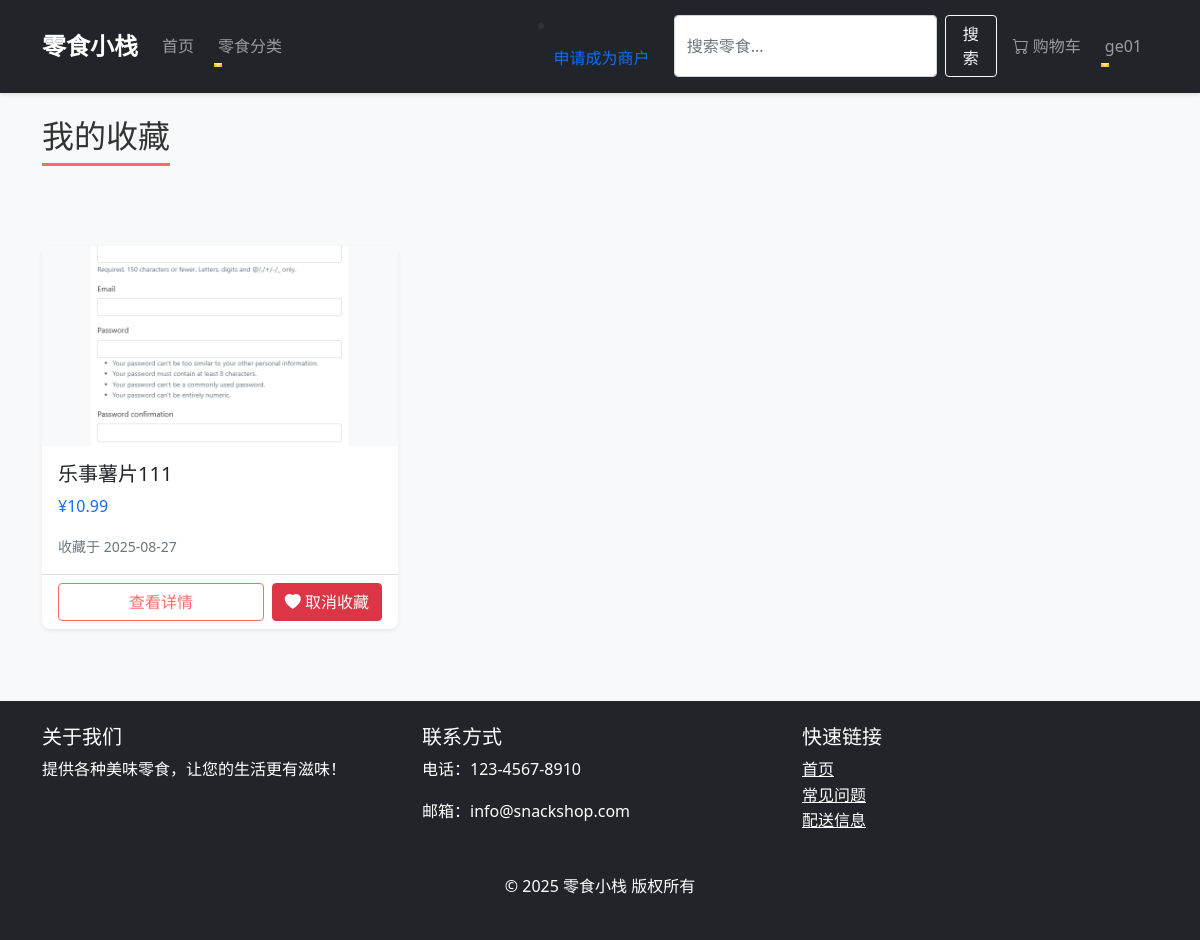
The app's page /accounts/favorites/ (signed in) with its own data.
### accounts/models.py (models this page shows, shortened)
class Favorite(models.Model):
    user = models.ForeignKey(settings.AUTH_USER_MODEL, on_delete=models.CASCADE, related_name='favorites')
    product = models.ForeignKey(Product, on_delete=models.CASCADE, related_name='favorited_by')
    created_at = models.DateTimeField(auto_now_add=True)
    class Meta:
        verbose_name = '收藏'
        verbose_name_plural = '收藏'
        unique_together = ('user', 'product')  # 确保用户不会重复收藏同一商品

### products/models.py (models this page shows, shortened)
class Product(models.Model):
    category = models.ForeignKey(Category, related_name='products', on_delete=models.CASCADE, verbose_name="所属类别")
    name = models.CharField(max_length=200, verbose_name="产品名称")
    slug = models.SlugField(max_length=200, unique_for_date='created_at', verbose_name="URL别名")
    image = models.ImageField(upload_to='products/', blank=True, verbose_name="产品图片")
    description = models.TextField(blank=True, verbose_name="产品描述")
    price = models.DecimalField(max_digits=10, decimal_places=2, verbose_name="价格")
    stock = models.PositiveIntegerField(verbose_name="库存数量")
    available = models.BooleanField(default=True, verbose_name="是否上架")
    created_at = models.DateTimeField(auto_now_add=True, verbose_name="创建时间")
    updated_at = models.DateTimeField(auto_now=True, verbose_name="更新时间")
    merchant = models.ForeignKey(
        User,
        on_delete=models.CASCADE,
        related_name='merchant_products',
        null=True,
        blank=True,
        verbose_name="所属商户"
    )
    class Meta:
        ordering = ['name']
        verbose_name = '零食产品'
        verbose_name_plural = '零食产品'
        indexes = [
            models.Index(fields=['id', 'slug']),
            models.Index(fields=['name']),
        ]
    def get_absolute_url(self):
        return reverse('products:product_detail',
                       args=[self.id, self.slug])

### accounts/views.py (the view)
# urls.py: path('favorites/', views.favorite_list, name='favorite_list'),
@login_required
def favorite_list(request):
    favorites = Favorite.objects.filter(user=request.user).select_related('product').order_by('-created_at')
    return render(request, 'accounts/favorites.html', {
        'favorites': favorites,
        'title': '我的收藏'
    })

### cart/context_processors.py (called while the page is built, shortened)
def cart(request):
    cart_obj = None
    try:
        if request.user.is_authenticated:
            carts = Cart.objects.filter(user=request.user).order_by('-updated_at')
            if len(carts) > 1:
                for cart in carts[1:]:
                    cart.delete()
                cart_obj = carts[0]
            else:
                cart_obj, created = Cart.objects.get_or_create(user=request.user)
    except MultipleObjectsReturned:
        if request.user.is_authenticated:
            Cart.objects.filter(user=request.user).exclude(id=carts.first().id).delete()
            cart_obj = carts.first()
        else:
            Cart.objects.filter(session_id=session_id).exclude(id=carts.first().id).delete()
            cart_obj = carts.first()
    return {'cart': cart_obj}

### templates/accounts/favorites.html (shortened to what this page needs)
{% extends "base.html" %}
{% block content %}
    <h2 class="page-title">我的收藏</h2>
    {% if favorites %}
        <div class="row row-cols-1 row-cols-md-3 g-4 mt-4">
            {% for favorite in favorites %}
                {% with product=favorite.product %}
                <div class="col">
                    <div class="card h-100 shadow-sm">
                        {% if product.image %}
                            <img src="{{ product.image.url }}" alt="{{ product.name }}" class="card-img-top" style="height: 200px; object-fit: cover;">
                        {% else %}
                            <img src="https://picsum.photos/seed/{{ product.id }}/300/200" alt="{{ product.name }}" class="card-img-top" style="height: 200px; object-fit: cover;">
                        {% endif %}
                        <div class="card-body">
                            <h5 class="card-title">
                                <a href="{{ product.get_absolute_url }}" class="text-decoration-none text-dark">{{ product.name|truncatechars:20 }}</a>
                            </h5>
                            <p class="card-text text-primary">¥{{ product.price }}</p>
                            <p class="card-text text-muted small">收藏于 {{ favorite.created_at|date:"Y-m-d" }}</p>
                        </div>
                        <div class="card-footer bg-transparent">
                            <div class="d-flex gap-2">
                                <a href="{{ product.get_absolute_url }}" class="btn btn-outline-primary flex-fill">查看详情</a>
                                <a href="{% url 'accounts:favorite_toggle' product.id %}" class="btn btn-danger">
                                    <i class="bi bi-heart-fill"></i> 取消收藏
                                </a>
                            </div>
                        </div>
                    </div>
                </div>
                {% endwith %}
            {% endfor %}
        </div>
    {% else %}
        <div class="alert alert-info mt-4">
            <h4>您还没有收藏任何商品</h4>
            <p>快去浏览喜欢的零食并收藏吧！</p>
            <a href="{% url 'home' %}" class="btn btn-primary mt-2">浏览零食</a>
        </div>
    {% endif %}
{% endblock %}

### templates/base.html (shortened to what this page needs)
<!DOCTYPE html>
<html lang="zh-CN">
<head>
    <link href="https://cdn.jsdelivr.net/npm/bootstrap@5.1.3/dist/css/bootstrap.min.css" rel="stylesheet">
    {% load static %}
    <link rel="stylesheet" href="{% static 'css/style.css' %}">
</head>
<body>
    <nav class="navbar navbar-expand-lg navbar-dark bg-dark">
        <div class="container">
            <a class="navbar-brand" href="{% url 'home' %}">零食小栈</a>
            <div class="collapse navbar-collapse" id="navbarNav">
                <ul class="navbar-nav me-auto">
                    <li class="nav-item">
                        <a class="nav-link" href="{% url 'home' %}">首页</a>
                    </li>
                    <li class="nav-item dropdown">
                        <a class="nav-link dropdown-toggle" href="#" id="navbarDropdown" role="button" data-bs-toggle="dropdown">
                            零食分类
                        </a>
                    </li>
                </ul>
                {% if user.is_authenticated %}
                    {% if user.profile.is_merchant %}
                        <li class="nav-item">
                            <a class="nav-link" href="{% url 'products:product_create' %}">发布商品</a>
                        </li>
                        <li class="nav-item">
                            <a class="nav-link" href="{% url 'products:merchant_products' %}">我的商品</a>
                        </li>
                    {% elif not user.profile.merchant_application %}
                        <li class="nav-item">
                            <a class="nav-link" href="{% url 'accounts:merchant_apply' %}">申请成为商户</a>
                        </li>
                    {% endif %}
                {% endif %}
                <form class="d-flex me-2" action="{% url 'products:product_list' %}" method="get">
                    <input class="form-control me-2" type="search" name="search"
                           placeholder="搜索零食..." aria-label="Search"
                           value="{{ request.GET.search|default:'' }}">
                    <button class="btn btn-outline-light" type="submit">搜索</button>
                </form>
                <ul class="navbar-nav">
                    <li class="nav-item">
                        <a class="nav-link" href="{% url 'cart:cart_detail' %}">
                            <i class="bi bi-cart"></i> 购物车
                        </a>
                    </li>
                    {% if user.is_authenticated %}
                        <li class="nav-item dropdown">
                            <a class="nav-link dropdown-toggle" href="#" id="userDropdown" role="button" data-bs-toggle="dropdown">
                                {{ user.username }}
                            </a>
                        </li>
                    {% endif %}
                </ul>
            </div>
        </div>
    </nav>
    <main class="container py-4">
        {% block content %}{% endblock %}
    </main>
    <footer class="bg-dark text-white py-4 mt-5">
        <div class="container">
            <div class="row">
                <div class="col-md-4">
                    <h5>关于我们</h5>
                    <p>提供各种美味零食，让您的生活更有滋味！</p>
                </div>
                <div class="col-md-4">
                    <h5>联系方式</h5>
                    <p>电话：123-4567-8910</p>
                    <p>邮箱：info@snackshop.com</p>
                </div>
                <div class="col-md-4">
                    <h5>快速链接</h5>
                    <ul class="list-unstyled">
                        <li><a href="{% url 'home' %}" class="text-white">首页</a></li>
                        <li><a href="#" class="text-white">常见问题</a></li>
                        <li><a href="#" class="text-white">配送信息</a></li>
                    </ul>
                </div>
            </div>
            <div class="text-center mt-4">
                <p>&copy; {% now "Y" %} 零食小栈 版权所有</p>
            </div>
        </div>
    </footer>
    <link rel="stylesheet" href="https://cdn.jsdelivr.net/npm/bootstrap-icons@1.8.1/font/bootstrap-icons.css">
</body>
</html>

### static/css/style.css (style rules this page uses)
* { margin: 0; padding: 0; box-sizing: border-box; }
body { font-family: 'Segoe UI', Tahoma, Geneva, Verdana, sans-serif; line-height: 1.6; color: #333; background-color: #f8f9fa; }
.navbar { box-shadow: 0 2px 4px rgba(0, 0, 0, 0.1); padding: 0.8rem 1rem; }
.navbar-brand { font-weight: bold; font-size: 1.5rem; transition: color 0.3s ease; }
.nav-link { position: relative; margin-right: 0.5rem; }
.nav-link::after { content: ''; position: absolute; bottom: 0; left: 0; width: 0; height: 2px; background-color: #ffc107; transition: width 0.3s ease; }
.card { border: none; border-radius: 8px; overflow: hidden; transition: transform 0.3s ease, box-shadow 0.3s ease; }
.btn { border-radius: 4px; transition: all 0.3s ease; }
.btn-outline-primary { color: #ff6b6b; border-color: #ff6b6b; }
footer { background-color: #2d3436; color: #dfe6e9; }
footer a { color: #dfe6e9; transition: color 0.3s ease; }
.fade-in { animation: fadeIn 0.5s ease-in; }
.form-control { transition: border-color 0.3s ease, box-shadow 0.3s ease; }
.page-title { margin-bottom: 2rem; padding-bottom: 0.5rem; border-bottom: 3px solid #ff6b6b; display: inline-block; }

### records on screen
Favorite: product.image (picture), product.name "乐事薯片111", product.price "10.99", created_at "2025-08-27"

### other values on screen
{{ user.username }} "ge01"
